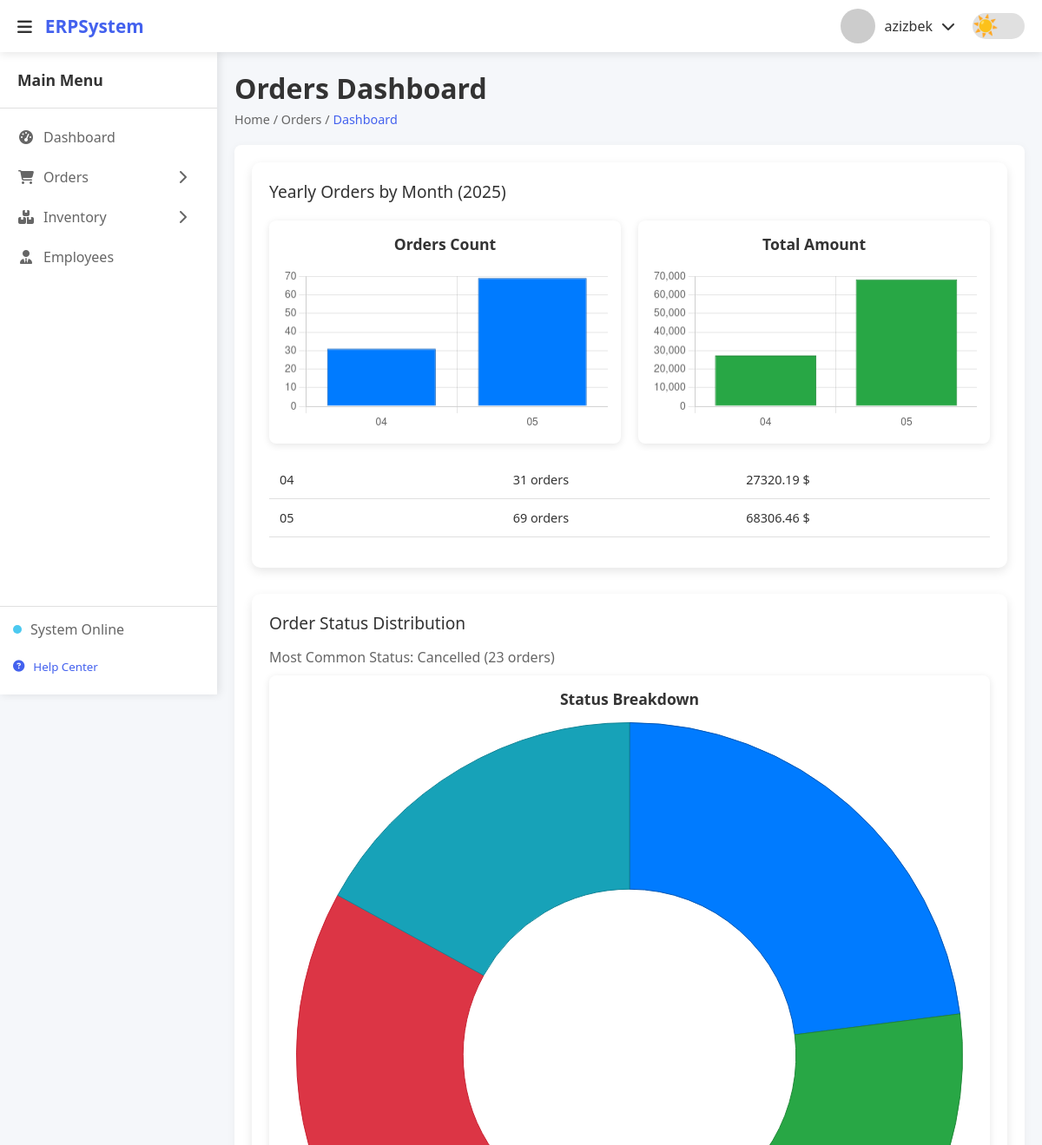
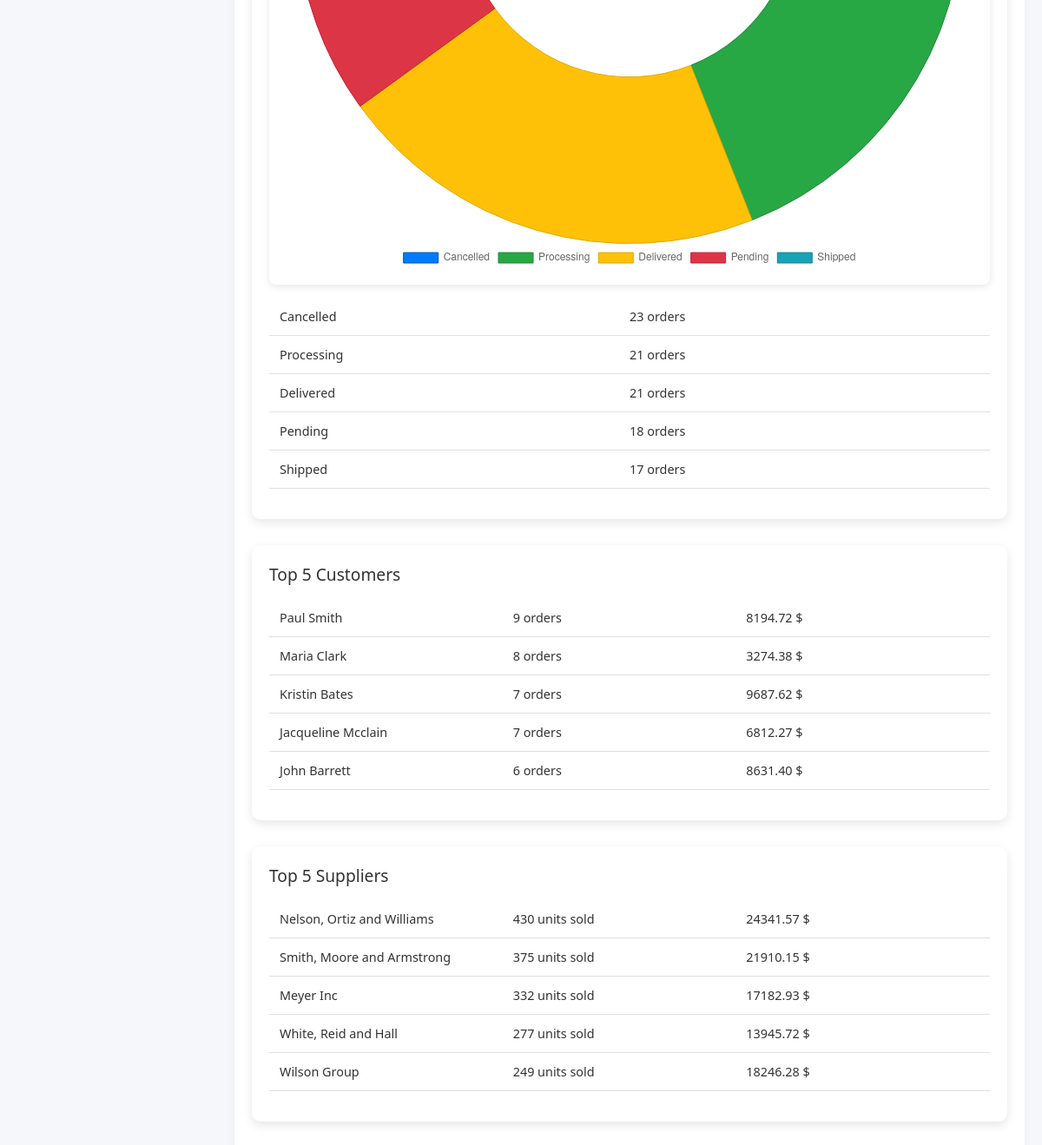
Page /order/dashboard/ (signed in) on the committed database (2 pictures, top to bottom).
### main/models.py (models this page shows, shortened)
class Customer(models.Model):
    first_name = models.CharField(max_length=50)
    last_name = models.CharField(max_length=50)
    email = models.EmailField(unique=True)
    phone = models.CharField(max_length=15, blank=True, null=True)
    address = models.TextField(blank=True, null=True)
    created_at = models.DateTimeField(auto_now_add=True)
    updated_at = models.DateTimeField(auto_now=True)
    class Meta:
        ordering = ["last_name", "first_name"]

class Supplier(models.Model):
    name = models.CharField(max_length=100)
    contact_person = models.CharField(max_length=100, blank=True, null=True)
    email = models.EmailField(unique=True)
    phone = models.CharField(max_length=15, blank=True, null=True)
    address = models.TextField(blank=True, null=True)
    created_at = models.DateTimeField(auto_now_add=True)
    updated_at = models.DateTimeField(auto_now=True)
    class Meta:
        ordering = ["name"]

### main/views.py (the view)
# urls.py: path('order/dashboard/', views.orders_dashboard , name="order_dashboard"),
@login_required
def orders_dashboard(request):
    today = timezone.now().date()
    year_start = today.replace(month=1, day=1)
    monthly_orders = (
        Order.objects.filter(order_date__gte=year_start)
        .extra(select={"month": "strftime('%%m', order_date)"})
        .values("month")
        .annotate(order_count=Count("id"), total_amount=Sum("total_amount"))
        .order_by("month")
    )
    status_distribution = (
        Order.objects.values("status").annotate(count=Count("id")).order_by("-count")
    )
    top_status = (
        status_distribution.first()
        if status_distribution
        else {"status": "N/A", "count": 0}
    )
    top_customers = Customer.objects.annotate(
        order_count=Count("orders"), total_spent=Sum("orders__total_amount")
    ).order_by("-order_count", "-total_spent")[:5]
    top_suppliers = (
        Supplier.objects.annotate(
            total_quantity=Sum("products__orderitem__quantity"),
            total_revenue=Sum("products__orderitem__total_price"),
        )
        .filter(total_quantity__gt=0)
        .order_by("-total_quantity")[:5]
    )
    context = {
        "monthly_orders": monthly_orders,
        "status_distribution": status_distribution,
        "top_status": top_status,
        "top_customers": top_customers,
        "top_suppliers": top_suppliers,
        "current_year": today.year,
    }
    return render(request, "orders_dashboard.html", context)

### template/orders_dashboard.html (shortened to what this page needs)
{% extends "wrapper.html" %}
{% load static %}
{% block content %}
<div class="content-header">
    <h1>Orders Dashboard</h1>
    <div class="breadcrumb">
        <span>Home</span> / <span>Orders</span> / <span>Dashboard</span>
    </div>
</div>
<div class="content-body">
    <div class="card">
        <h3>Yearly Orders by Month ({{ current_year }})</h3>
        <div class="charts-grid">
            <div class="chart-container">
                <h4>Orders Count</h4>
                <canvas id="monthlyOrdersChart"></canvas>
            </div>
            <div class="chart-container">
                <h4>Total Amount</h4>
                <canvas id="monthlySalesChart"></canvas>
            </div>
        </div>
        <ul class="data-list">
            {% for month in monthly_orders %}
            <li class="data-item">
                <span>{{ month.month }}</span>
                <span>{{ month.order_count }} orders</span>
                <span>{{ month.total_amount|floatformat:2 }} $</span>
            </li>
            {% empty %}
            <p>No orders this year.</p>
            {% endfor %}
        </ul>
    </div>
    <div class="card">
        <h3>Order Status Distribution</h3>
        <p class="stats-subtext">Most Common Status: {{ top_status.status|lower|title }} ({{ top_status.count }} orders)
        </p>
        <div class="chart-container">
            <h4>Status Breakdown</h4>
            <canvas id="statusChart"></canvas>
        </div>
        <ul class="data-list">
            {% for status in status_distribution %}
            <li class="data-item">
                <span>{{ status.status|lower|title }}</span>
                <span>{{ status.count }} orders</span>
            </li>
            {% empty %}
            <p>No status data available.</p>
            {% endfor %}
        </ul>
    </div>
    <div class="card">
        <h3>Top 5 Customers</h3>
        <ul class="data-list">
            {% for customer in top_customers %}
            <li class="data-item">
                <span>{{ customer.first_name }} {{ customer.last_name }}</span>
                <span>{{ customer.order_count }} orders</span>
                <span>{{ customer.total_spent|floatformat:2 }} $</span>
            </li>
            {% empty %}
            <p>No customers found.</p>
            {% endfor %}
        </ul>
    </div>
    <div class="card">
        <h3>Top 5 Suppliers</h3>
        <ul class="data-list">
            {% for supplier in top_suppliers %}
            <li class="data-item">
                <span>{{ supplier.name }}</span>
                <span>{{ supplier.total_quantity }} units sold</span>
                <span>{{ supplier.total_revenue|floatformat:2 }} $</span>
            </li>
            {% empty %}
            <p>No suppliers found.</p>
            {% endfor %}
        </ul>
    </div>
</div>
<script>
    // Monthly Orders Chart
    const monthlyOrdersChart = new Chart(document.getElementById('monthlyOrdersChart'), {
        type: 'bar',
        data: {
            labels: [{% for month in monthly_orders %}'{{ month.month }}',{% endfor %}],
    datasets: [{
        label: 'Orders',
        data: [{% for month in monthly_orders %}{{ month.order_count }}, {% endfor %}],
        backgroundColor: '#007bff',
            borderColor: '#0056b3',
                borderWidth: 1
            }]
        },
    options: {
        scales: {
            y: { beginAtZero: true }
        },
        plugins: {
            legend: { display: false }
        }
    }
    });
    // Monthly Sales Chart
    const monthlySalesChart = new Chart(document.getElementById('monthlySalesChart'), {
        type: 'bar',
        data: {
            labels: [{% for month in monthly_orders %}'{{ month.month }}',{% endfor %}],
    datasets: [{
        label: 'Sales ($)',
        data: [{% for month in monthly_orders %}{{ month.total_amount }}, {% endfor %}],
        backgroundColor: '#28a745',
            borderColor: '#218838',
                borderWidth: 1
            }]
        },
    options: {
        scales: {
            y: { beginAtZero: true }
        },
        plugins: {
            legend: { display: false }
        }
    }
    });
    // Status Chart
    const statusChart = new Chart(document.getElementById('statusChart'), {
        type: 'doughnut',
        data: {
            labels: [{% for status in status_distribution %}'{{ status.status|lower|title }}',{% endfor %}],
    datasets: [{
        data: [{% for status in status_distribution %}{{ status.count }}, {% endfor %}],
        backgroundColor: ['#007bff', '#28a745', '#ffc107', '#dc3545', '#17a2b8'],
            borderColor: ['#0056b3', '#218838', '#e0a800', '#c82333', '#138496'],
                borderWidth: 1
            }]
        },
    options: {
        plugins: {
            legend: { position: 'bottom' }
        }
    }
    });
</script>
{% endblock %}

### template/wrapper.html (shortened to what this page needs)
<!DOCTYPE html>
{% load static %}
<html lang="en">
<head>
    <link rel="stylesheet" href="https://cdnjs.cloudflare.com/ajax/libs/font-awesome/6.4.0/css/all.min.css">
    <link rel="stylesheet" href="{% static 'css/main.css' %}">
    <link rel="stylesheet" href="{% static 'css/modal.css' %}">
    <link rel="stylesheet" href="{% static 'css/dashboard.css' %}">
    <link rel="stylesheet" href="{% static 'css/orders.css' %}">
    <link rel="stylesheet" href="{% static 'css/order_detail.css' %}">
    <link rel="stylesheet" href="{% static 'css/inventory.css' %}">
    <link rel="stylesheet" href="{% static 'css/products.css' %}">
    <link rel="stylesheet" href="{% static 'css/employee.css' %}">
</head>
<body>
    <div class="container">
        <nav class="top-nav">
            <div class="nav-left">
                <button id="sidebarToggle" class="menu-btn">
                    <i class="fas fa-bars"></i>
                </button>
                <div class="logo">
                    <span>ERP</span>System
                </div>
            </div>
            <div class="nav-right">
                <div class="user-profile" id="userProfile">
                    <img src="https://picsum.photos/200/300" width="40px" height="40px" alt="User">
                    <span>{{ request.user }}</span>
                    <i class="fas fa-chevron-down" id="userDropdownToggle"></i>
                </div>
                <div>
                    <div class="theme-toggle">
                        <label class="toggle-switch">
                            <span class="toggle-slider">
                            </span>
                        </label>
                    </div>
                </div>
            </div>
        </nav>
        <aside class="sidebar" id="sidebar">
            <div class="sidebar-header">
                <h3>Main Menu</h3>
            </div>
            <ul class="sidebar-menu">
                <li>
                    <a href="/">
                        <i class="fas fa-tachometer-alt"></i>
                        <span>Dashboard</span>
                    </a>
                </li>
                <li>
                    <a href="{% url 'main:orders' %}">
                        <i class="fas fa-shopping-cart"></i>
                        <span>Orders</span>
                        <i class="fas fa-chevron-right dropdown-icon"></i>
                    </a>
                </li>
                <li>
                    <a href="{% url 'main:inventory' %}">
                        <i class="fas fa-boxes"></i>
                        <span>Inventory</span>
                        <i class="fas fa-chevron-right dropdown-icon"></i>
                    </a>
                </li>
                <li>
                    <a href="{% url 'main:employee' %}">
                        <i class="fas fa-user-tie"></i>
                        <span>Employees</span>
                    </a>
                </li>
            </ul>
            <div class="sidebar-footer">
                <div class="system-status">
                    <div class="status-indicator online"></div>
                    <span>System Online</span>
                </div>
                <button class="help-btn">
                    <i class="fas fa-question-circle"></i>
                    <span>Help Center</span>
                </button>
            </div>
        </aside>
        <main class="main-content" id="mainContent">
            {% block content %}
            {% endblock %}
        </main>
    </div>
</body>
</html>

### staticfiles/css/dashboard.css (style rules this page uses)
.charts-grid { display: grid; grid-template-columns: repeat(auto-fit, minmax(350px, 1fr)); gap: 20px; margin-bottom: 30px; }
.card { background-color: var(--card-bg); border-radius: 10px; padding: 20px; margin-bottom: 30px; box-shadow: 0 4px 12px rgba(0, 0, 0, 0.1); transition: box-shadow var(--transition-speed); }
.card h3 { font-size: 1.2rem; color: var(--text); margin-bottom: 15px; font-weight: 500; }
.card p { color: var(--text-secondary); font-size: 1rem; }

### staticfiles/css/order_detail.css (style rules this page uses)
.charts-grid { display: grid; grid-template-columns: repeat(auto-fit, minmax(300px, 1fr)); gap: 20px; margin: 20px 0; }
.chart-container { padding: 15px; background-color: var(--card-bg); border-radius: 8px; box-shadow: 0 2px 8px rgba(0, 0, 0, 0.1); }
.chart-container h4 { color: var(--text); font-size: 1.1rem; margin-bottom: 15px; text-align: center; }
.data-list { list-style: none; padding: 0; margin: 15px 0; }
.data-item { display: flex; justify-content: space-between; align-items: center; padding: 12px; border-bottom: 1px solid var(--border); transition: background-color var(--transition-speed); }
.data-item span { flex: 1; text-align: left; color: var(--text); font-size: 0.9rem; }
.stats-subtext { color: var(--text-secondary); font-size: 0.9rem; margin: 10px 0; }

### staticfiles/css/inventory.css (style rules this page uses)
.chart-container { padding: 15px; background-color: var(--card-bg); border-radius: 8px; box-shadow: 0 2px 8px rgba(0, 0, 0, 0.1); }
.chart-container h4 { color: var(--text); font-size: 1.1rem; margin-bottom: 15px; text-align: center; }
.data-list { list-style: none; padding: 0; margin: 15px 0; }
.data-item { display: flex; justify-content: space-between; align-items: center; padding: 12px; border-bottom: 1px solid var(--border); transition: background-color var(--transition-speed); }
.data-item span { flex: 1; text-align: left; color: var(--text); font-size: 0.9rem; }

### staticfiles/css/products.css (style rules this page uses)
.data-list { list-style: none; padding: 0; margin: 15px 0; }
.data-item { display: flex; justify-content: space-between; align-items: center; padding: 12px; border-bottom: 1px solid var(--border); transition: background-color var(--transition-speed); }
.data-item span { flex: 1; text-align: left; color: var(--text); font-size: 0.9rem; }

### rows in the picture
Customer: first_name "Paul", last_name "Smith", order_count "9", total_spent "8194.72"
Customer: first_name "Maria", last_name "Clark", order_count "8", total_spent "3274.38"
Customer: first_name "Kristin", last_name "Bates", order_count "7", total_spent "9687.62"
Customer: first_name "Jacqueline", last_name "Mcclain", order_count "7", total_spent "6812.27"
Customer: first_name "John", last_name "Barrett", order_count "6", total_spent "8631.40"
Supplier: name "Nelson, Ortiz and Williams", total_quantity "430", total_revenue "24341.57"
Supplier: name "Smith, Moore and Armstrong", total_quantity "375", total_revenue "21910.15"
Supplier: name "Meyer Inc", total_quantity "332", total_revenue "17182.93"
Supplier: name "White, Reid and Hall", total_quantity "277", total_revenue "13945.72"
Supplier: name "Wilson Group", total_quantity "249", total_revenue "18246.28"

### other values in the picture
{{ request.user }} "azizbek"
{{ month.month }} "04" "05"
{{ month.order_count }} "31" "69"
{{ month.total_amount|floatformat:2 }} "27320.19" "68306.46"
{{ top_status.status|lower|title }} "Cancelled"
{{ top_status.count }} "23"
{{ status.status|lower|title }} "Cancelled" "Processing" "Delivered" "Pending" "Shipped"
{{ status.count }} "23" "21" "21" "18" "17"
chart data {{ month.month }} 04, 05
chart data {{ month.order_count }} 31, 69
chart data {{ month.total_amount }} 27320.1900000000, 68306.4600000000
